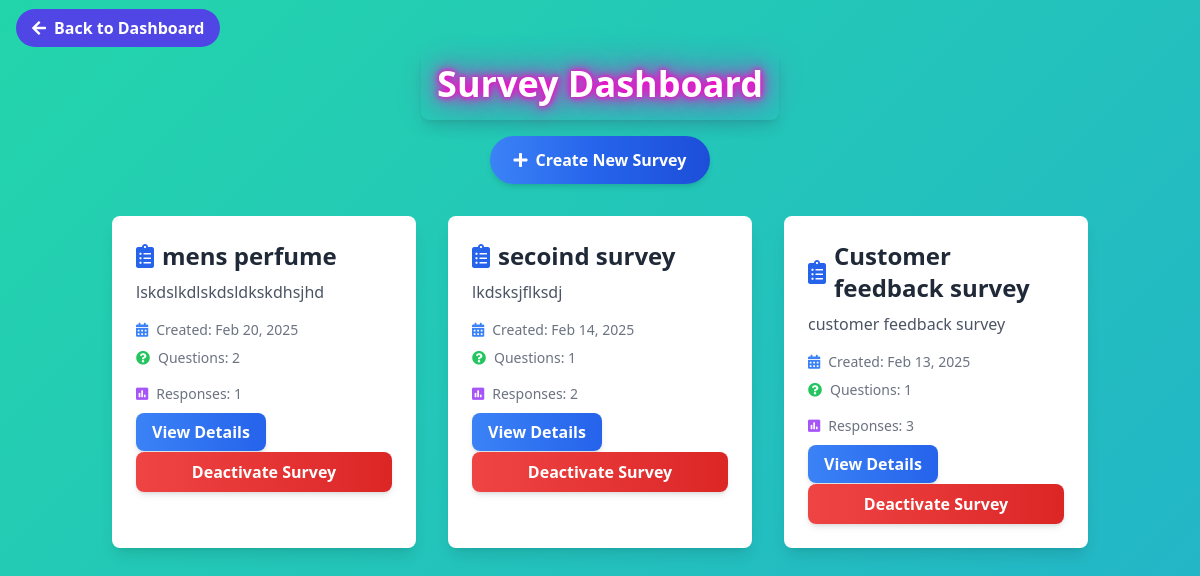
/survey/ (signed in), run on an earlier commit of the app's database.
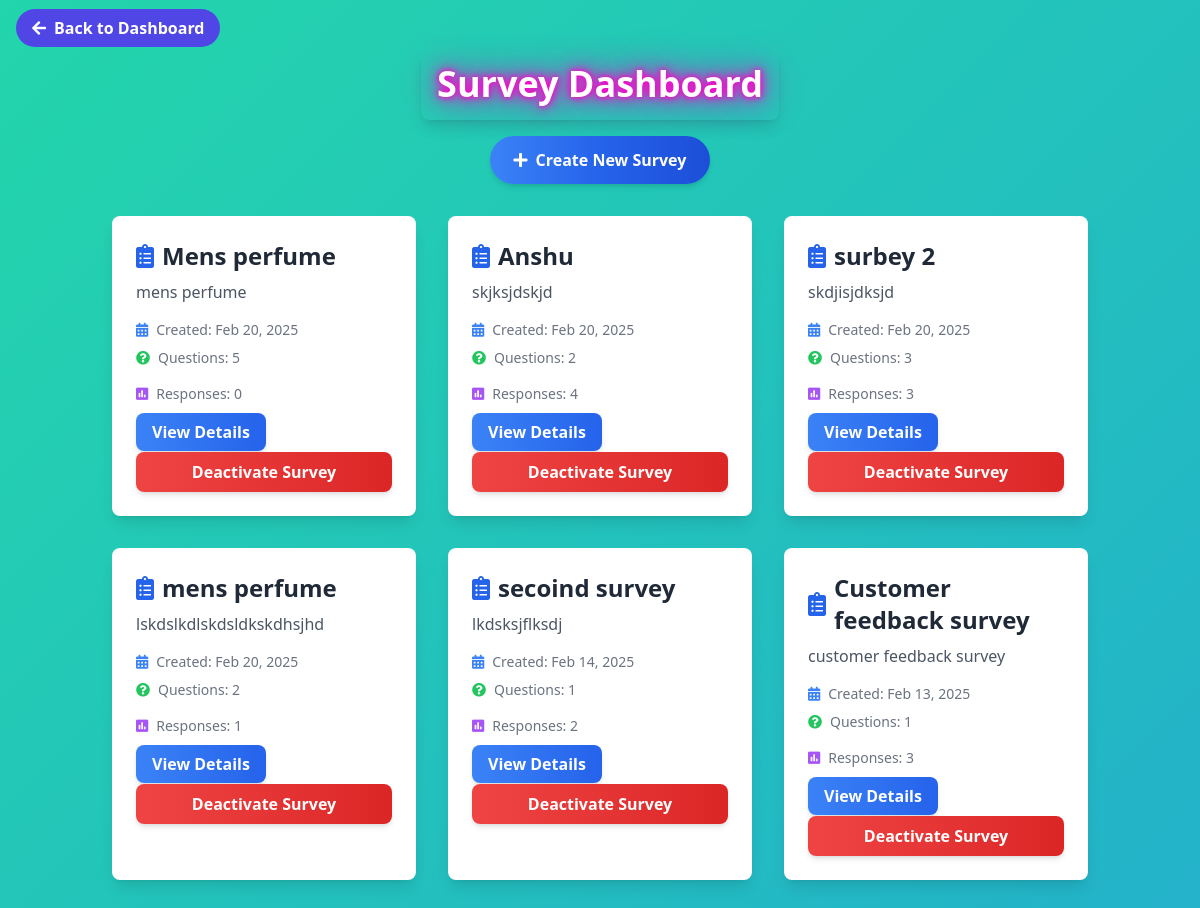
And on a later commit of the database.
### surveys/models.py (models this page shows, shortened)
class Survey(models.Model):
    title = models.CharField(max_length=200)
    description = models.TextField(blank=True, null=True)
    user = models.ForeignKey(
        settings.AUTH_USER_MODEL,
        on_delete=models.CASCADE,
        related_name='surveys',
        null=True  # Allow existing surveys to remain
    )
    created_at = models.DateTimeField(auto_now_add=True)
    updated_at = models.DateTimeField(auto_now=True)
    unique_link = models.CharField(max_length=16, unique=True, blank=True)
    external_link = models.CharField(max_length=16, unique=True, blank=True, null=True)
    max_external_responses = models.PositiveIntegerField(null=True, blank=True)
    external_response_count = models.PositiveIntegerField(default=0)
    is_active = models.BooleanField(default=True)  # New field to track survey activation status
    expiry_datetime = models.DateTimeField(null=True, blank=True)
    is_expired = models.BooleanField(default=False)
    points = models.IntegerField(default=0)

### surveys/views.py (the view)
# urls.py: path('', HomeView.as_view(), name='home'),
class HomeView(LoginRequiredMixin, View):
    def get(self, request):
        surveys = Survey.objects.filter(user=request.user, is_active=True).order_by('-created_at')
        return render(request, 'surveys/home.html', {
            'surveys': surveys,
            'user': request.user
        })

### templates/surveys/home.html (shortened to what this page needs)
<!DOCTYPE html>
<html lang="en">
<head>
    <script src="https://cdn.tailwindcss.com"></script>
    <link rel="stylesheet" href="https://cdnjs.cloudflare.com/ajax/libs/font-awesome/5.15.4/css/all.min.css">
</head>
<body class="animated-bg min-h-screen bg-gray-100">
    <div class="absolute top-4 left-4">
        <a href="{% url 'surveymonitor' %}" class="bg-indigo-600 hover:bg-indigo-700 text-white font-semibold py-2 px-4 rounded-full transition duration-300 ease-in-out transform hover:scale-105">
            <i class="fas fa-arrow-left mr-2"></i>Back to Dashboard
        </a>
    </div>
    <div class="container mx-auto px-6 py-12">
        <div class="flex flex-col items-center mb-8">
            <h1 class="text-4xl font-bold text-white shadow-lg p-4 rounded-lg neon-effect text-center">Survey Dashboard</h1>
            <a href="{% url 'surveys:create_survey' %}"
               class="bg-gradient-to-r from-blue-500 via-blue-600 to-blue-700 text-white font-bold py-3 px-6 rounded-full transform hover:scale-105 shadow-md transition duration-300 mt-4">
                <i class="fas fa-plus mr-2"></i>Create New Survey
            </a>
        </div>
        {% if surveys %}
        <div class="grid md:grid-cols-2 lg:grid-cols-3 gap-8">
            {% for survey in surveys %}
            <div class="bg-white rounded-lg shadow-lg p-6 hover:shadow-xl transition-all duration-300 transform hover:-translate-y-2 hover-translate slide-in">
                <h2 class="text-2xl font-semibold mb-2 text-gray-800 flex items-center">
                    <i class="fas fa-clipboard-list mr-2 text-blue-600"></i>
                    {{ survey.title }}
                </h2>
                <p class="text-gray-600 mb-4 truncate">{{ survey.description|default:"No description available" }}</p>
                <div class="flex items-center text-sm text-gray-500 mb-2">
                    <i class="fas fa-calendar-alt mr-2 text-blue-500"></i>
                    Created: {{ survey.created_at|date:"M d, Y" }}
                </div>
                <div class="flex items-center text-sm text-gray-500 mb-4">
                    <i class="fas fa-question-circle mr-2 text-green-500"></i>
                    Questions: {{ survey.questions.count }}
                </div>
                <div class="flex items-center text-sm text-gray-500 mb-4">
                    <i class="fas fa-poll mr-2 text-purple-500"></i>
                    Responses: {{ survey.responses.count }}
                </div>
                <a href="{% url 'surveys:survey_detail' survey.id %}"
                   class="w-full bg-gradient-to-r from-blue-500 to-blue-600 text-white font-semibold py-2 px-4 rounded-lg text-center shadow-md hover:scale-105 transition duration-200">
                    View Details
                </a>
                <form method="post" action="{% url 'surveys:deactivate_survey' survey.id %}" style="display:inline;">
                    <button type="submit" class="w-full bg-gradient-to-r from-red-500 to-red-600 text-white font-semibold py-2 px-4 rounded-lg text-center shadow-md hover:scale-105 transition duration-200 mt-2" onclick="return confirm('Are you sure you want to deactivate this survey?');">
                        Deactivate Survey
                    </button>
                </form>
            </div>
            {% endfor %}
        </div>
        {% endif %}
    </div>
</body>
</html>

What changed in the data, as far as the page shows it:
added Survey: title "Mens perfume", description "mens perfume", created_at "Feb 20, 2025", questions.count "5", responses.count "0"
added Survey: title "Anshu", description "skjksjdskjd", created_at "Feb 20, 2025", questions.count "2", responses.count "4"
added Survey: title "surbey 2", description "skdjisjdksjd", created_at "Feb 20, 2025", questions.count "3", responses.count "3"
